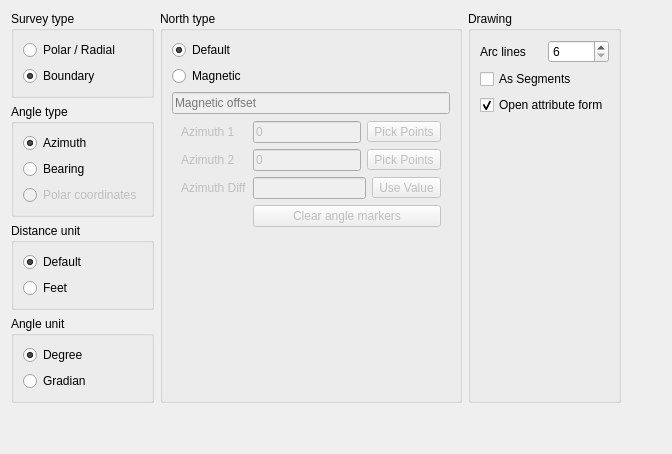
     <widget class="QWidget" name="tab_2">
      <attribute name="title">
       <string>Options</string>
      </attribute>
      <layout class="QGridLayout" name="gridLayout_6">
       <item row="0" column="6">
        <widget class="QGroupBox" name="groupBox">
         <property name="title">
          <string>Drawing</string>
         </property>
         <property name="flat">
          <bool>true</bool>
         </property>
         <layout class="QVBoxLayout" name="verticalLayout_2">
          <property name="sizeConstraint">
           <enum>QLayout::SetMinimumSize</enum>
          </property>
          <item>
           <layout class="QHBoxLayout" name="horizontalLayout">
            <item>
             <widget class="QLabel" name="arcNodesLabel">
              <property name="toolTip">
               <string>The more lines the smoother the arc will be</string>
              </property>
              <property name="text">
               <string>Arc lines</string>
              </property>
             </widget>
            </item>
            <item>
             <widget class="QSpinBox" name="spin_arclines">
              <property name="toolTip">
               <string>The more lines the smoother the arc will be</string>
              </property>
              <property name="minimum">
               <number>6</number>
              </property>
             </widget>
            </item>
           </layout>
          </item>
          <item>
           <widget class="QCheckBox" name="checkBox_asSegments">
            <property name="text">
             <string>As Segments</string>
            </property>
           </widget>
          </item>
          <item>
           <widget class="QCheckBox" name="checkBox_openForm">
            <property name="sizePolicy">
             <sizepolicy hsizetype="Minimum" vsizetype="Fixed">
              <horstretch>0</horstretch>
              <verstretch>0</verstretch>
             </sizepolicy>
            </property>
            <property name="text">
             <string>Open attribute form</string>
            </property>
            <property name="checked">
             <bool>true</bool>
            </property>
           </widget>
          </item>
          <item>
           <spacer name="verticalSpacer_6">
            <property name="orientation">
             <enum>Qt::Vertical</enum>
            </property>
            <property name="sizeHint" stdset="0">
             <size>
              <width>20</width>
              <height>40</height>
             </size>
            </property>
           </spacer>
          </item>
         </layout>
        </widget>
       </item>
       <item row="1" column="2">
        <spacer name="verticalSpacer">
         <property name="orientation">
          <enum>Qt::Vertical</enum>
         </property>
         <property name="sizeHint" stdset="0">
          <size>
           <width>20</width>
           <height>40</height>
          </size>
         </property>
        </spacer>
       </item>
       <item row="0" column="2">
        <widget class="QGroupBox" name="groupBox_3">
         <property name="sizePolicy">
          <sizepolicy hsizetype="Fixed" vsizetype="Preferred">
           <horstretch>0</horstretch>
           <verstretch>0</verstretch>
          </sizepolicy>
         </property>
         <property name="title">
          <string>North type</string>
         </property>
         <property name="flat">
          <bool>true</bool>
         </property>
         <layout class="QVBoxLayout" name="verticalLayout_12">
          <item>
           <widget class="QRadioButton" name="radioButton_defaultNorth">
            <property name="enabled">
             <bool>true</bool>
            </property>
            <property name="sizePolicy">
             <sizepolicy hsizetype="Minimum" vsizetype="Fixed">
              <horstretch>0</horstretch>
              <verstretch>0</verstretch>
             </sizepolicy>
            </property>
            <property name="text">
             <string>Default</string>
            </property>
            <property name="checkable">
             <bool>true</bool>
            </property>
            <property name="checked">
             <bool>true</bool>
            </property>
           </widget>
          </item>
          <item>
           <widget class="QRadioButton" name="radioButton_magNorth">
            <property name="enabled">
             <bool>true</bool>
            </property>
            <property name="text">
             <string>Magnetic</string>
            </property>
            <property name="checked">
             <bool>false</bool>
            </property>
           </widget>
          </item>
          <item>
           <widget class="QLineEdit" name="lineEdit_magNorth">
            <property name="enabled">
             <bool>false</bool>
            </property>
            <property name="sizePolicy">
             <sizepolicy hsizetype="Preferred" vsizetype="Fixed">
              <horstretch>0</horstretch>
              <verstretch>0</verstretch>
             </sizepolicy>
            </property>
            <property name="text">
             <string/>
            </property>
            <property name="frame">
             <bool>true</bool>
            </property>
            <property name="placeholderText">
             <string>Magnetic offset</string>
            </property>
           </widget>
          </item>
          <item>
           <widget class="QFrame" name="formFrame">
            <property name="enabled">
             <bool>false</bool>
            </property>
            <layout class="QFormLayout" name="formLayout_2">
             <property name="fieldGrowthPolicy">
              <enum>QFormLayout::AllNonFixedFieldsGrow</enum>
             </property>
             <property name="topMargin">
              <number>1</number>
             </property>
             <item row="0" column="1">
              <layout class="QHBoxLayout" name="horizontalLayout_11">
               <property name="topMargin">
                <number>0</number>
               </property>
               <item>
                <widget class="QLineEdit" name="azimuth1_edit">
                 <property name="text">
                  <string>0</string>
                 </property>
                </widget>
               </item>
               <item>
                <widget class="QToolButton" name="pickAngle1_button">
                 <property name="text">
                  <string>Pick Points</string>
                 </property>
                 <property name="icon">
                  <iconset resource="resources.qrc">
                   <normaloff>:/icons/resources/capture.svg</normaloff>:/icons/resources/capture.svg</iconset>
                 </property>
                 <property name="iconSize">
                  <size>
                   <width>18</width>
                   <height>18</height>
                  </size>
                 </property>
                 <property name="toolButtonStyle">
                  <enum>Qt::ToolButtonTextBesideIcon</enum>
                 </property>
                </widget>
               </item>
              </layout>
             </item>
             <item row="1" column="0">
              <widget class="QLabel" name="label_7">
               <property name="text">
                <string>Azimuth 2</string>
               </property>
              </widget>
             </item>
             <item row="1" column="1">
              <layout class="QHBoxLayout" name="horizontalLayout_10">
               <property name="topMargin">
                <number>0</number>
               </property>
               <item>
                <widget class="QLineEdit" name="azimuth2_edit">
                 <property name="text">
                  <string>0</string>
                 </property>
                </widget>
               </item>
               <item>
                <widget class="QToolButton" name="pickAngle2_button">
                 <property name="text">
                  <string>Pick Points</string>
                 </property>
                 <property name="icon">
                  <iconset resource="resources.qrc">
                   <normaloff>:/icons/resources/capture.svg</normaloff>:/icons/resources/capture.svg</iconset>
                 </property>
                 <property name="iconSize">
                  <size>
                   <width>18</width>
                   <height>18</height>
                  </size>
                 </property>
                 <property name="toolButtonStyle">
                  <enum>Qt::ToolButtonTextBesideIcon</enum>
                 </property>
                </widget>
               </item>
              </layout>
             </item>
             <item row="2" column="0">
              <widget class="QLabel" name="label">
               <property name="text">
                <string>Azimuth Diff</string>
               </property>
              </widget>
             </item>
             <item row="2" column="1">
              <layout class="QHBoxLayout" name="horizontalLayout_5">
               <property name="topMargin">
                <number>0</number>
               </property>
               <item>
                <widget class="QLineEdit" name="azimuthDiff_edit"/>
               </item>
               <item>
                <widget class="QToolButton" name="copyDiff_button">
                 <property name="text">
                  <string>Use Value</string>
                 </property>
                 <property name="icon">
                  <iconset resource="resources.qrc">
                   <normaloff>:/icons/resources/tick.svg</normaloff>:/icons/resources/tick.svg</iconset>
                 </property>
                 <property name="iconSize">
                  <size>
                   <width>18</width>
                   <height>18</height>
                  </size>
                 </property>
                 <property name="toolButtonStyle">
                  <enum>Qt::ToolButtonTextBesideIcon</enum>
                 </property>
                </widget>
               </item>
              </layout>
             </item>
             <item row="0" column="0">
              <widget class="QLabel" name="label_8">
               <property name="text">
                <string>Azimuth 1</string>
               </property>
              </widget>
             </item>
             <item row="3" column="1">
              <widget class="QPushButton" name="clearMarkers_button">
               <property name="text">
                <string>Clear angle markers</string>
               </property>
              </widget>
             </item>
            </layout>
           </widget>
          </item>
         </layout>
        </widget>
       </item>
       <item row="0" column="7">
        <spacer name="horizontalSpacer_2">
         <property name="orientation">
          <enum>Qt::Horizontal</enum>
         </property>
         <property name="sizeHint" stdset="0">
          <size>
           <width>40</width>
           <height>20</height>
          </size>
         </property>
        </spacer>
       </item>
       <item row="0" column="0">
        <layout class="QVBoxLayout" name="verticalLayout_6">
         <property name="rightMargin">
          <number>0</number>
         </property>
         <item>
          <widget class="QGroupBox" name="surveyGrpBox">
           <property name="sizePolicy">
            <sizepolicy hsizetype="Preferred" vsizetype="Minimum">
             <horstretch>0</horstretch>
             <verstretch>0</verstretch>
            </sizepolicy>
           </property>
           <property name="title">
            <string>Survey type</string>
           </property>
           <property name="flat">
            <bool>true</bool>
           </property>
           <layout class="QVBoxLayout" name="verticalLayout_10">
            <item>
             <widget class="QRadioButton" name="radioButton_radialSurvey">
              <property name="enabled">
               <bool>true</bool>
              </property>
              <property name="sizePolicy">
               <sizepolicy hsizetype="Minimum" vsizetype="Preferred">
                <horstretch>0</horstretch>
                <verstretch>0</verstretch>
               </sizepolicy>
              </property>
              <property name="text">
               <string>Polar / Radial</string>
              </property>
              <property name="checkable">
               <bool>true</bool>
              </property>
              <property name="checked">
               <bool>false</bool>
              </property>
             </widget>
            </item>
            <item>
             <widget class="QRadioButton" name="radioButton_boundarySurvey">
              <property name="enabled">
               <bool>true</bool>
              </property>
              <property name="sizePolicy">
               <sizepolicy hsizetype="Minimum" vsizetype="Preferred">
                <horstretch>0</horstretch>
                <verstretch>0</verstretch>
               </sizepolicy>
              </property>
              <property name="text">
               <string>Boundary</string>
              </property>
              <property name="checked">
               <bool>true</bool>
              </property>
             </widget>
            </item>
           </layout>
          </widget>
         </item>
         <item>
          <widget class="QGroupBox" name="groupBox_6">
           <property name="enabled">
            <bool>true</bool>
           </property>
           <property name="sizePolicy">
            <sizepolicy hsizetype="Preferred" vsizetype="Minimum">
             <horstretch>0</horstretch>
             <verstretch>0</verstretch>
            </sizepolicy>
           </property>
           <property name="title">
            <string>Angle type</string>
           </property>
           <property name="flat">
            <bool>true</bool>
           </property>
           <layout class="QVBoxLayout" name="verticalLayout_5">
            <item>
             <widget class="QRadioButton" name="radioButton_azimuthAngle">
              <property name="enabled">
               <bool>true</bool>
              </property>
              <property name="sizePolicy">
               <sizepolicy hsizetype="Minimum" vsizetype="Preferred">
                <horstretch>0</horstretch>
                <verstretch>0</verstretch>
               </sizepolicy>
              </property>
              <property name="text">
               <string>Azimuth</string>
              </property>
              <property name="checkable">
               <bool>true</bool>
              </property>
              <property name="checked">
               <bool>true</bool>
              </property>
             </widget>
            </item>
            <item>
             <widget class="QRadioButton" name="radioButton_bearingAngle">
              <property name="enabled">
               <bool>true</bool>
              </property>
              <property name="sizePolicy">
               <sizepolicy hsizetype="Minimum" vsizetype="Preferred">
                <horstretch>0</horstretch>
                <verstretch>0</verstretch>
               </sizepolicy>
              </property>
              <property name="text">
               <string>Bearing</string>
              </property>
              <property name="checked">
               <bool>false</bool>
              </property>
             </widget>
            </item>
            <item>
             <widget class="QRadioButton" name="radioButton_polarCoordAngle">
              <property name="enabled">
               <bool>false</bool>
              </property>
              <property name="sizePolicy">
               <sizepolicy hsizetype="Minimum" vsizetype="Preferred">
                <horstretch>0</horstretch>
                <verstretch>0</verstretch>
               </sizepolicy>
              </property>
              <property name="text">
               <string>Polar coordinates</string>
              </property>
              <property name="checked">
               <bool>false</bool>
              </property>
             </widget>
            </item>
           </layout>
          </widget>
         </item>
         <item>
          <widget class="QGroupBox" name="groupBox_7">
           <property name="sizePolicy">
            <sizepolicy hsizetype="Preferred" vsizetype="Minimum">
             <horstretch>0</horstretch>
             <verstretch>0</verstretch>
            </sizepolicy>
           </property>
           <property name="title">
            <string>Distance unit</string>
           </property>
           <property name="flat">
            <bool>true</bool>
           </property>
           <layout class="QVBoxLayout" name="verticalLayout_3">
            <item>
             <widget class="QRadioButton" name="radioButton_defaultUnits">
              <property name="sizePolicy">
               <sizepolicy hsizetype="Minimum" vsizetype="Preferred">
                <horstretch>0</horstretch>
                <verstretch>0</verstretch>
               </sizepolicy>
              </property>
              <property name="text">
               <string>Default</string>
              </property>
              <property name="checked">
               <bool>true</bool>
              </property>
             </widget>
            </item>
            <item>
             <widget class="QRadioButton" name="radioButton_englishUnits">
              <property name="sizePolicy">
               <sizepolicy hsizetype="Minimum" vsizetype="Preferred">
                <horstretch>0</horstretch>
                <verstretch>0</verstretch>
               </sizepolicy>
              </property>
              <property name="text">
               <string>Feet</string>
              </property>
             </widget>
            </item>
           </layout>
          </widget>
         </item>
         <item>
          <widget class="QGroupBox" name="groupBox_4">
           <property name="sizePolicy">
            <sizepolicy hsizetype="Preferred" vsizetype="Minimum">
             <horstretch>0</horstretch>
             <verstretch>0</verstretch>
            </sizepolicy>
           </property>
           <property name="title">
            <string>Angle unit</string>
           </property>
           <layout class="QVBoxLayout" name="verticalLayout_3">
            <item>
             <widget class="QRadioButton" name="radioButton_degreeUnit">
              <property name="sizePolicy">
               <sizepolicy hsizetype="Minimum" vsizetype="Preferred">
                <horstretch>0</horstretch>
                <verstretch>0</verstretch>
               </sizepolicy>
              </property>
              <property name="text">
               <string>Degree</string>
              </property>
              <property name="checked">
               <bool>true</bool>
              </property>
             </widget>
            </item>
            <item>
             <widget class="QRadioButton" name="radioButton_gradianUnit">
              <property name="sizePolicy">
               <sizepolicy hsizetype="Minimum" vsizetype="Preferred">
                <horstretch>0</horstretch>
                <verstretch>0</verstretch>
               </sizepolicy>
              </property>
              <property name="text">
               <string>Gradian</string>
              </property>
             </widget>
            </item>
           </layout>
          </widget>
         </item>
        </layout>
       </item>
      </layout>
     </widget>
